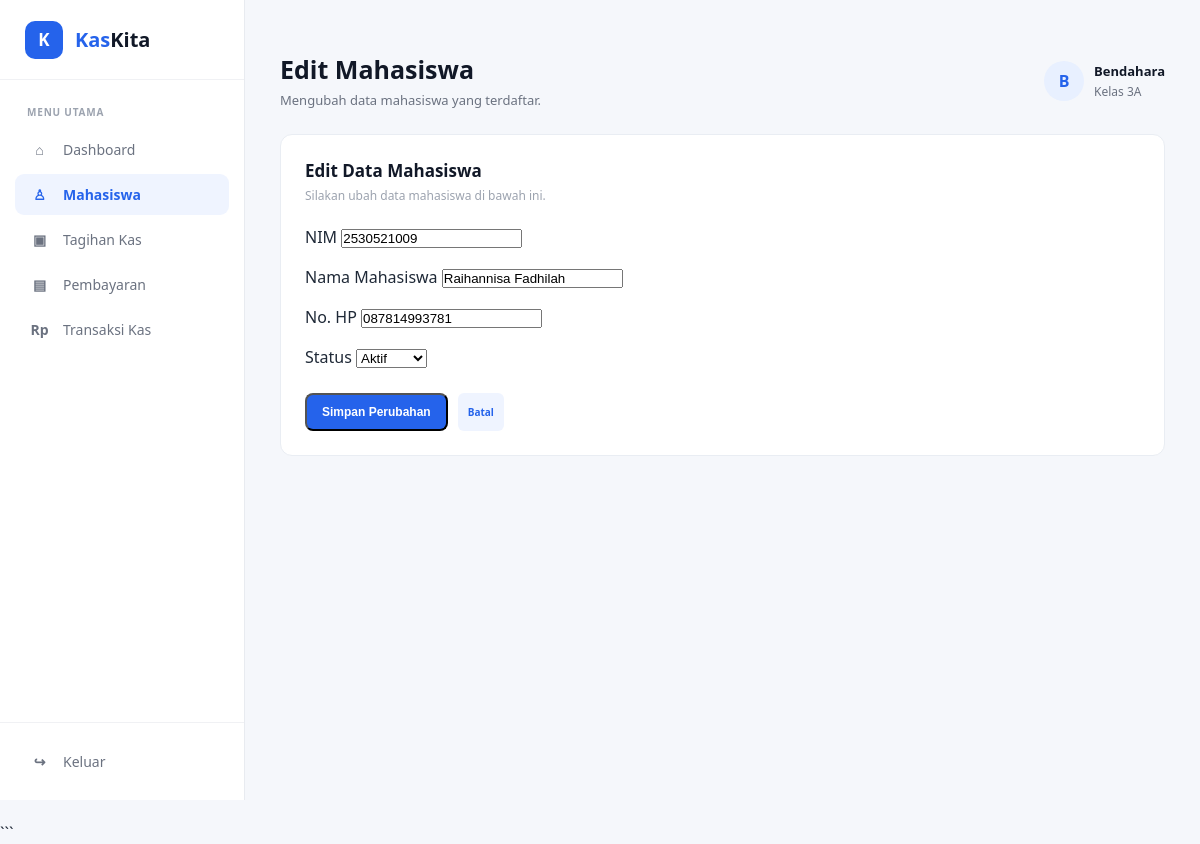
The app's page /pages/edit_mahasiswa.php?id=2 (signed in) with its own data.
### tables this page shows
CREATE TABLE `mahasiswa` (
  `id_mahasiswa` int NOT NULL,
  `id_user` int NOT NULL,
  `nim` varchar(20) NOT NULL,
  `nama_mahasiswa` varchar(100) NOT NULL,
  `no_hp` varchar(15) DEFAULT NULL,
  `status` enum('Aktif','Nonaktif') DEFAULT 'Aktif'
);

### pages/edit_mahasiswa.php (the view, shortened to what this page needs)
<?php
$db = new Database();
$conn = $db->connect();
$id_mahasiswa = isset($_GET['id']) ? (int) $_GET['id'] : 0;
$stmt = $conn->prepare("
    SELECT
        id_mahasiswa,
        id_user,
        nim,
        nama_mahasiswa,
        no_hp,
        status
    FROM mahasiswa
    WHERE id_mahasiswa = ?
");
$stmt->bind_param("i", $id_mahasiswa);
$stmt->execute();
$result = $stmt->get_result();
$mahasiswa = $result->fetch_assoc();
$nim = $mahasiswa['nim'];
$nama_mahasiswa = $mahasiswa['nama_mahasiswa'];
$no_hp = $mahasiswa['no_hp'];
$status = $mahasiswa['status'];
?>
<!DOCTYPE html>
<html lang="id">
<head>
    <link rel="stylesheet" href="/kaskita/assets/css/style.css">
</head>
<body>
    <div class="app">
        <aside class="sidebar">
            <div class="brand">
                <div class="brand-icon">
                    K
                </div>
                <div class="brand-name">
                    <span>Kas</span>Kita
                </div>
            </div>
            <div class="menu-section">
                <p class="menu-title">
                    MENU UTAMA
                </p>
                <nav class="menu">
                    <a href="dashboard.php">
                        <span class="menu-icon">⌂</span>
                        <span>Dashboard</span>
                    </a>
                    <a href="mahasiswa.php" class="active">
                        <span class="menu-icon">♙</span>
                        <span>Mahasiswa</span>
                    </a>
                    <a href="tagihan.php">
                        <span class="menu-icon">▣</span>
                        <span>Tagihan Kas</span>
                    </a>
                    <a href="pembayaran.php">
                        <span class="menu-icon">▤</span>
                        <span>Pembayaran</span>
                    </a>
                    <a href="transaksi.php">
                        <span class="menu-icon">Rp</span>
                        <span>Transaksi Kas</span>
                    </a>
                </nav>
            </div>
            <div class="sidebar-bottom">
                <a href="../index.php" class="logout">
                    <span class="menu-icon">↪</span>
                    <span>Keluar</span>
                </a>
            </div>
        </aside>
        <main class="main-content">
            <header class="topbar">
                <div class="page-title">
                    <h1>Edit Mahasiswa</h1>
                    <p>
                        Mengubah data mahasiswa yang terdaftar.
                    </p>
                </div>
                <div class="profile">
                    <div class="profile-icon">
                        B
                    </div>
                    <div class="profile-info">
                        <strong>
                            Bendahara
                        </strong>
                        <span>
                            Kelas 3A
                        </span>
                    </div>
                </div>
            </header>
            <section class="content-card">
                <div class="content-header">
                    <div>
                        <h2>
                            Edit Data Mahasiswa
                        </h2>
                        <p>
                            Silakan ubah data mahasiswa di bawah ini.
                        </p>
                    </div>
                </div>
                <form method="POST">
                    <div style="margin-bottom: 18px;">
                        <label for="nim">
                            NIM
                        </label>
                        <input type="text" id="nim" name="nim" value="<?= htmlspecialchars($nim) ?>" required>
                    </div>
                    <div style="margin-bottom: 18px;">
                        <label for="nama_mahasiswa">
                            Nama Mahasiswa
                        </label>
                        <input type="text" id="nama_mahasiswa" name="nama_mahasiswa"
                            value="<?= htmlspecialchars($nama_mahasiswa) ?>" required>
                    </div>
                    <div style="margin-bottom: 18px;">
                        <label for="no_hp">
                            No. HP
                        </label>
                        <input type="text" id="no_hp" name="no_hp" value="<?= htmlspecialchars($no_hp) ?>" required>
                    </div>
                    <div style="margin-bottom: 18px;">
                        <label for="status">
                            Status
                        </label>
                        <select id="status" name="status" required>
                            <option value="Aktif" <?= $status === 'Aktif' ? 'selected' : '' ?>
                                >
                                Aktif
                            </option>
                        </select>
                    </div>
                    <div style="
                    display: flex;
                    gap: 10px;
                    margin-top: 25px;
                ">
                        <button type="submit" class="btn-primary">
                            Simpan Perubahan
                        </button>
                        <a href="mahasiswa.php" class="btn-edit" style="
                            display: inline-flex;
                            align-items: center;
                            text-decoration: none;
                        ">
                            Batal
                        </a>
                    </div>
                </form>
            </section>
        </main>
    </div>
</body>
</html>

### assets/css/style.css (style rules this page uses)
* { margin: 0; padding: 0; box-sizing: border-box; }
body { font-family: "Segoe UI", Arial, sans-serif; background: #f5f7fb; color: #1f2937; }
a { text-decoration: none; }
.app { min-height: 100vh; display: flex; }
.sidebar { width: 245px; min-height: 100vh; background: #ffffff; border-right: 1px solid #e8ebf0; position: fixed; left: 0; top: 0; display: flex; flex-direction: column; }
.brand { height: 80px; padding: 0 25px; display: flex; align-items: center; gap: 12px; border-bottom: 1px solid #f0f1f4; }
.brand-icon { width: 38px; height: 38px; border-radius: 10px; background: #2563eb; color: white; display: flex; align-items: center; justify-content: center; font-size: 17px; font-weight: 700; }
.brand-name { font-size: 20px; font-weight: 700; color: #111827; }
.brand-name span { color: #2563eb; }
.menu-section { padding: 25px 15px 0; }
.menu-title { font-size: 10px; font-weight: 700; color: #9ca3af; letter-spacing: 0.8px; padding: 0 12px; margin-bottom: 10px; }
.menu a { display: flex; align-items: center; gap: 12px; color: #6b7280; padding: 11px 13px; border-radius: 9px; margin-bottom: 4px; font-size: 14px; transition: all 0.2s; }
.menu a.active { background: #eff4ff; color: #2563eb; font-weight: 600; }
.menu-icon { width: 23px; text-align: center; font-size: 14px; font-weight: 600; }
.sidebar-bottom { margin-top: auto; padding: 18px 15px; border-top: 1px solid #f0f1f4; }
.logout { display: flex; align-items: center; gap: 12px; color: #6b7280; padding: 11px 13px; border-radius: 9px; font-size: 14px; }
.main-content { width: calc(100% - 245px); margin-left: 245px; min-height: 100vh; padding: 30px 35px; }
.topbar { display: flex; align-items: center; justify-content: space-between; margin-bottom: 25px; }
.page-title h1 { font-size: 25px; color: #111827; margin-bottom: 5px; }
.page-title p { font-size: 13px; color: #6b7280; }
.profile { display: flex; align-items: center; gap: 10px; }
.profile-icon { width: 40px; height: 40px; border-radius: 50%; background: #e8f0ff; color: #2563eb; display: flex; align-items: center; justify-content: center; font-weight: 700; }
.profile-info strong { display: block; font-size: 13px; color: #111827; }
.profile-info span { display: block; margin-top: 3px; font-size: 12px; color: #6b7280; }
.content-card { background: #ffffff; border: 1px solid #e9edf3; border-radius: 12px; padding: 24px; margin-top: 5px; }
.content-header { display: flex; justify-content: space-between; align-items: center; gap: 20px; margin-bottom: 22px; }
.content-header h2 { font-size: 17px; color: #111827; margin-bottom: 5px; }
.content-header p { font-size: 12px; color: #9ca3af; }
.btn-primary { display: inline-flex; align-items: center; justify-content: center; padding: 10px 15px; border-radius: 8px; background: #2563eb; color: white; font-size: 12px; font-weight: 600; transition: 0.2s; }
.btn-edit, .btn-delete { padding: 6px 10px; border-radius: 6px; font-size: 10px; font-weight: 600; }
.btn-edit { background: #eff4ff; color: #2563eb; }

### records on screen
mahasiswa: nim "2530521009", nama_mahasiswa "Raihannisa Fadhilah", no_hp "087814993781", status "Aktif"
